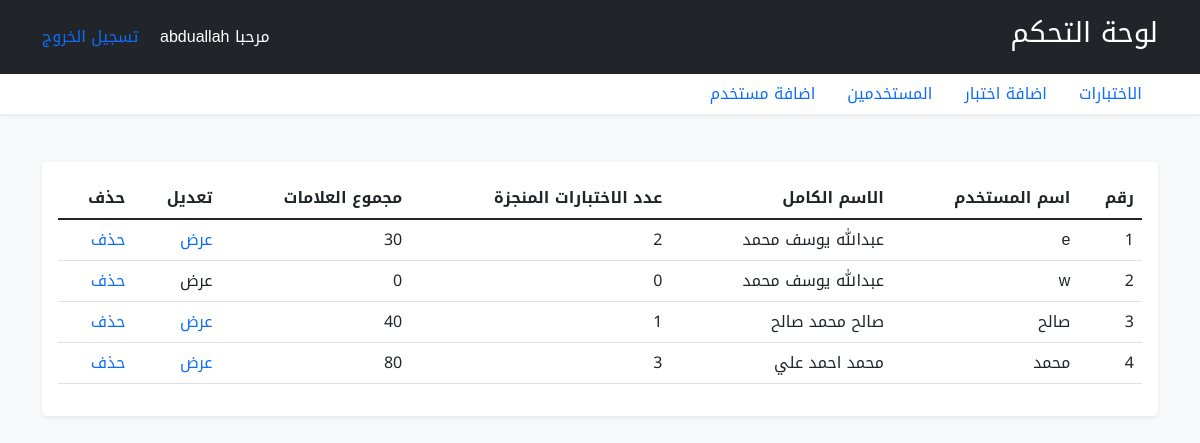
Page /admin/users.php (signed in) on the committed database.
### tables this page shows
CREATE TABLE `users` (
  `id` int(3) NOT NULL,
  `username` varchar(255) NOT NULL,
  `fullname` varchar(255) NOT NULL,
  `email` varchar(255) NOT NULL,
  `password` varchar(255) NOT NULL,
  `num_test` int(11) NOT NULL,
  `mark` int(11) NOT NULL
);

### includes/function.php (called while the page is built, shortened)
<?php
function getSession($key){
    if(isset($_SESSION[$key]) and $_SESSION[$key]!= null){
        return $_SESSION[$key];
    }else{
        return false;
    }
}
function CheckAdmin(){
    if(getSession('admin')== true and getSession('admin')!=null){
        return true;
    }else{
        return false;
    }
}
?>

### admin/users.php (the view, shortened to what this page needs)
<?php include "includes/header.php" ?>
<?php include "includes/nav.php" ?>
    <div class="container">
        <div class="row">
            <div class="col">
                <div class="bg-white my-5 bodrder border-secondary p-3 shadow-sm rounded">
                    <table class="table">
                        <thead>
                            <tr>
                                <th>رقم</th>
                                <th>اسم المستخدم</th>
                                <th>الاسم الكامل</th>
                                <th>عدد الاختبارات المنجزة</th>
                                <th>مجموع العلامات</th>
                                <th>تعديل</th>
                                <th>حذف</th>
                            </tr>
                        </thead>
                        <tbody>
                            <?php
                           if(CheckAdmin()){
                             $index=1;
                             $qurey="SELECT * FROM users";
                             $data=mysqli_query($connect,$qurey);
                             while($row=mysqli_fetch_assoc($data)){
                                 echo'<tr>';
                                 echo"<td>{$index}</td>";
                                 echo"<td>{$row['username']}</td>";
                                 echo"<td>{$row['fullname']}</td>";
                                 $mark=0;
                                 $que=0;
                                 $qurey2="SELECT * FROM mark WHERE username='{$row['username']}'";
                                 $data2=mysqli_query($connect,$qurey2);
                                 while($row2=mysqli_fetch_assoc($data2)){
                                  $mark+=$row2['mark'];
                                  $que++;
                                 }
                                 echo"<td>{$que}</td>";
                                 echo"<td>{$mark}</td>";
                                 if($que!=0){
                                 echo"<td><a class=' text-decoration-none' href='show_user.php?user={$row['username']}'>عرض</a></td>";
                                 }else{
                                 echo"<td>عرض</td>";
                                 }
                                 echo"<td><a class='link-click text-decoration-none' uaer='{$row['username']}'  data-bs-toggle='modal' data-bs-target='#delete' href=''>حذف</a></td>";
                                 echo'</tr>';
                                $index++;
                             }
                            }
                            ?>
                        </tbody>
                    </table>
                </div>
            </div>
        </div>
    </div>
    <?php include "includes/footer.php" ?>

### admin/includes/header.php (shortened to what this page needs)
<?php include '../includes/function.php' ?>
<!DOCTYPE html>
<html dir="rtl" lang="ar">
<head>
    <link rel="stylesheet" href="../bootstrap/css/bootstrap.rtl.min.css">
    <link rel="stylesheet" href="../css/style.css">
</head>
<body class="bg-light">
    <header>

### admin/includes/nav.php (shortened to what this page needs)
    <nav class="bg-dark p-3">
        <div class="container">
            <div class="row justify-content-between align-items-center">
                <div class="col-6">
                    <h1 class="h3 text-white">لوحة التحكم</h1>
                </div>
                <div class="col">
                    <div class="row">
                        <div class="col text-end">
                            <span class="text-white">مرحبا</span>
                            <span class="text-white me-3"><?php echo getSession('admin'); ?></span>
                            <a class="text-decoration-none" href="logout.php">تسجيل الخروج</a>
                        </div>
                    </div>
                </div>
            </div>
        </div>
    </nav>
    <nav class="bg-white  shadow-sm">
        <div class="container">
            <div class="row">
                <div class="col">
                    <ul class="nav">
                        <li class="nav-item">
                            <a class="nav-link active" aria-current="page" href="index.php">الاختبارات</a>
                        </li>
                        <li class="nav-item">
                            <a class="nav-link" href="add_question.php">اضافة اختبار</a>
                        </li>
                        <li class="nav-item">
                            <a class="nav-link" href="users.php">المستخدمين</a>
                        </li>
                        <li class="nav-item">
                            <a class="nav-link" href="add_user.php">اضافة مستخدم</a>
                        </li>
                    </ul>
                </div>
            </div>
        </div>
    </nav>
</header>

### admin/includes/footer.php (shortened to what this page needs)
</body>
</html>

### css/style.css (style rules this page uses)
* { font-family: 'Noto Kufi Arabic', sans-serif; box-sizing: border-box; }

### rows in the picture
users: username "e", fullname "عبدالله يوسف محمد", que "2", mark "30"
users: username "w", fullname "عبدالله يوسف محمد", que "0", mark "0", shows "عرض"
users: username "صالح", fullname "صالح محمد صالح", que "1", mark "40"
users: username "محمد", fullname "محمد احمد علي", que "3", mark "80"

### other values in the picture
getSession('admin') "abduallah"
